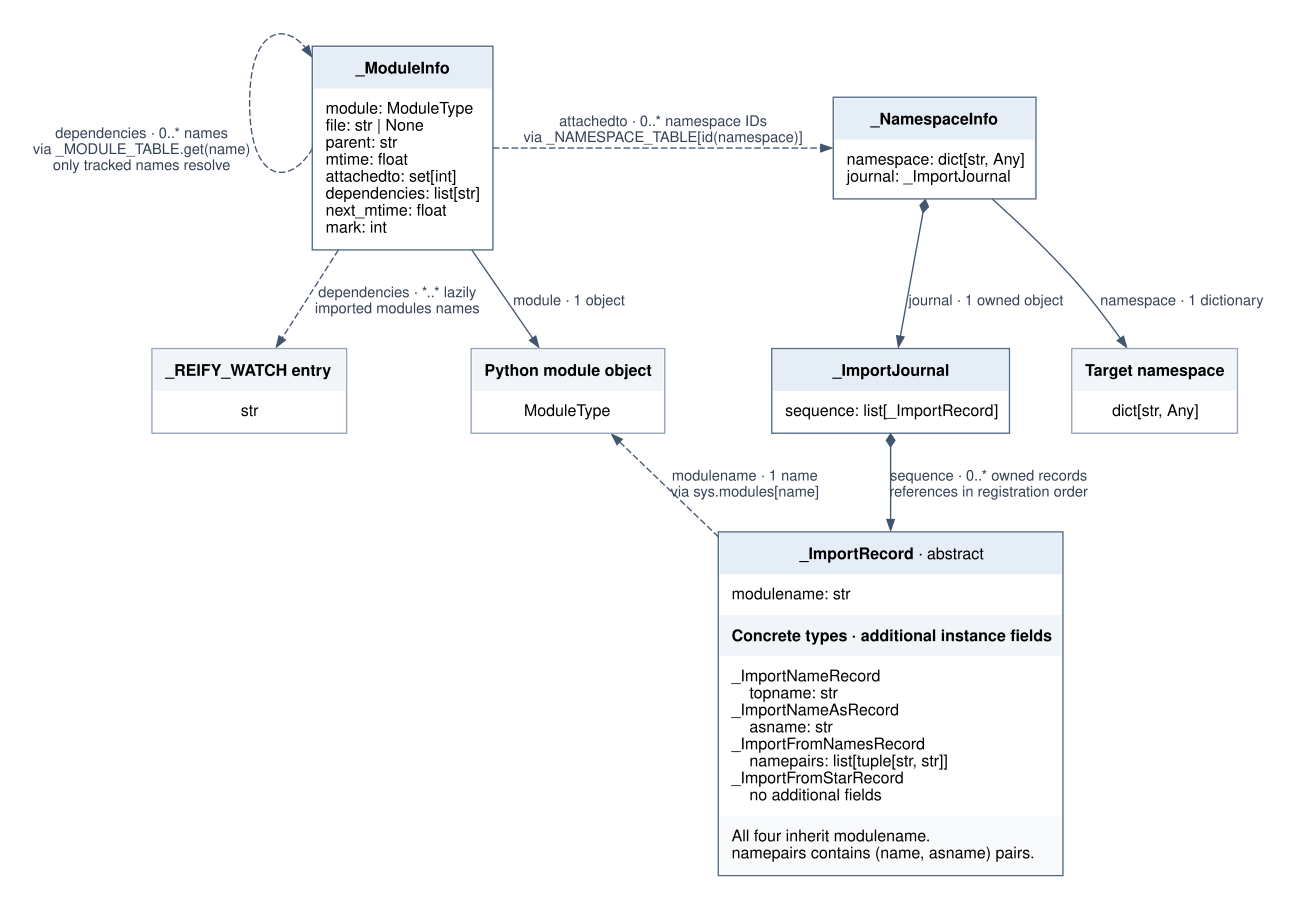

The script that saved this image:
#
# Reproduce the LiveImport state model diagram using gvdot 1.5 or later.
# Write demo files beside this script, preserving the original diagram.
#

from pathlib import Path
from gvdot import Dot, Port
from gvdot.markup import B, BR, Span, Table, TD, TR


def _lines(*lines:str, trailing:bool=True) -> Span:
    content = Span()
    for index, line in enumerate(lines):
        content.add(line)
        if trailing or index < len(lines)-1:
            content.add(BR(align="left"))
    return content


def _table(*cells:TD, color:str="#506985") -> Table:
    return Table(*(TR(cell) for cell in cells),
                 border=1, cellborder=0, cellspacing=0, cellpadding=9,
                 color=color)


def model_diagram() -> Dot:

    dot = Dot(directed=True,id="LiveImportState")

    dot.graph(rankdir="TB", bgcolor="white", pad=0.35, nodesep=0.65,
              ranksep=0.7, fontname="Helvetica", fontsize=20,
              outputorder="edgesfirst")

    dot.node_default(shape="plain", fontname="Helvetica", fontsize=12)

    dot.edge_default(fontname="Helvetica", fontsize=11, color="#41566e",
                     fontcolor="#334155", arrowsize=0.8)

    #
    # Define nodes in their rank groups before assigning labels.  Keep the
    # remaining node and the edges in later subgraphs so Graphviz encounters
    # the nodes in the order needed to reproduce the original layout.
    #

    (dot.subgraph().graph(rank="same")
     .node("module").node("ns"))

    (dot.subgraph().graph(rank="same")
     .node("journal").node("pyModule").node("namespace").node("watched"))

    dot.subgraph().node("record")

    dot.node("module",label=_table(
        TD(B("_ModuleInfo"),bgcolor="#e5edf7"),
        TD(_lines(
            "module: ModuleType",
            "file: str | None",
            "parent: str",
            "mtime: float",
            "attachedto: set[int]",
            "dependencies: list[str]",
            "next_mtime: float",
            "mark: int"),align="left")))

    dot.node("ns",label=_table(
        TD(B("_NamespaceInfo"),bgcolor="#e5edf7"),
        TD(_lines(
            "namespace: dict[str, Any]",
            "journal: _ImportJournal"),align="left")))

    dot.node("journal",label=_table(
        TD(B("_ImportJournal"),bgcolor="#e5edf7"),
        TD("sequence: list[_ImportRecord]",align="left")))

    dot.node("record",label=_table(
        TD(B("_ImportRecord")," · abstract",bgcolor="#e5edf7"),
        TD("modulename: str",align="left"),
        TD(B("Concrete types · additional instance fields"),
           bgcolor="#f1f5f9", align="left"),
        TD(_lines(
            "_ImportNameRecord",
            "    topname: str",
            "",
            "_ImportNameAsRecord",
            "    asname: str",
            "",
            "_ImportFromNamesRecord",
            "    namepairs: list[tuple[str, str]]",
            "",
            "_ImportFromStarRecord",
            "    no additional fields"),align="left"),
        TD(_lines(
            "All four inherit modulename.",
            "namepairs contains (name, asname) pairs.",
            trailing=False),bgcolor="#f8fafc",align="left")))

    for nodeid, title, typename in (
        ("pyModule", "Python module object", "ModuleType"),
        ("namespace", "Target namespace", "dict[str, Any]"),
        ("watched", "_REIFY_WATCH entry", "str"),
    ):
        dot.node(nodeid,label=_table(
            TD(B(title),bgcolor="#f1f5f9"),
            TD(typename),color="#94a3b8"))

    #
    # The invisible edge places the watch entry before the module object.
    #

    edges = dot.subgraph()

    edges.edge("watched","pyModule",style="invis")

    edges.edge("module","ns",style="dashed",
             label="attachedto · 0..* namespace IDs\n"
                   "via _NAMESPACE_TABLE[id(namespace)]")

    edges.edge(Port("module",cp="w"),Port("module",cp="nw"),style="dashed",
             label="dependencies · 0..* names\n"
                   "via _MODULE_TABLE.get(name)\n"
                   "only tracked names resolve")

    edges.edge("module","pyModule",label="module · 1 object")

    edges.edge("ns","namespace",label="namespace · 1 dictionary")

    edges.edge("ns","journal",dir="both",arrowtail="diamond",
             label="journal · 1 owned object")

    edges.edge("journal","record",dir="both",arrowtail="diamond",
             label="sequence · 0..* owned records\n"
                   "references in registration order")

    edges.edge("record","pyModule",style="dashed",constraint=False,
             label="modulename · 1 name\nvia sys.modules[name]")

    edges.edge("module","watched",style="dashed",
             label="dependencies · *..* lazily\nimported modules names")

    return dot


if __name__ == "__main__":
    directory = Path(__file__).resolve().parent
    dot = model_diagram()
    dot.save(directory / "model-diagram.svg")
